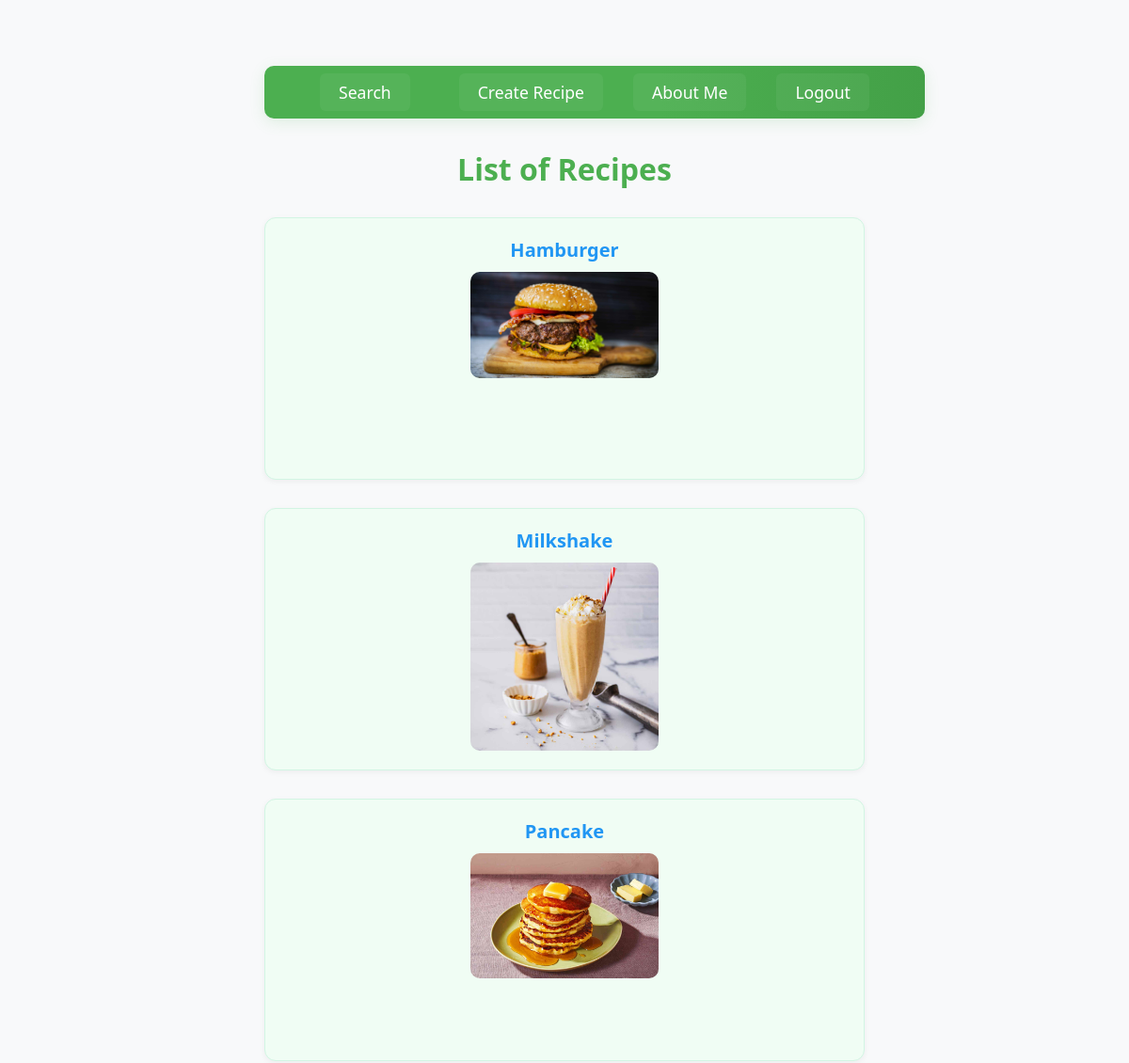
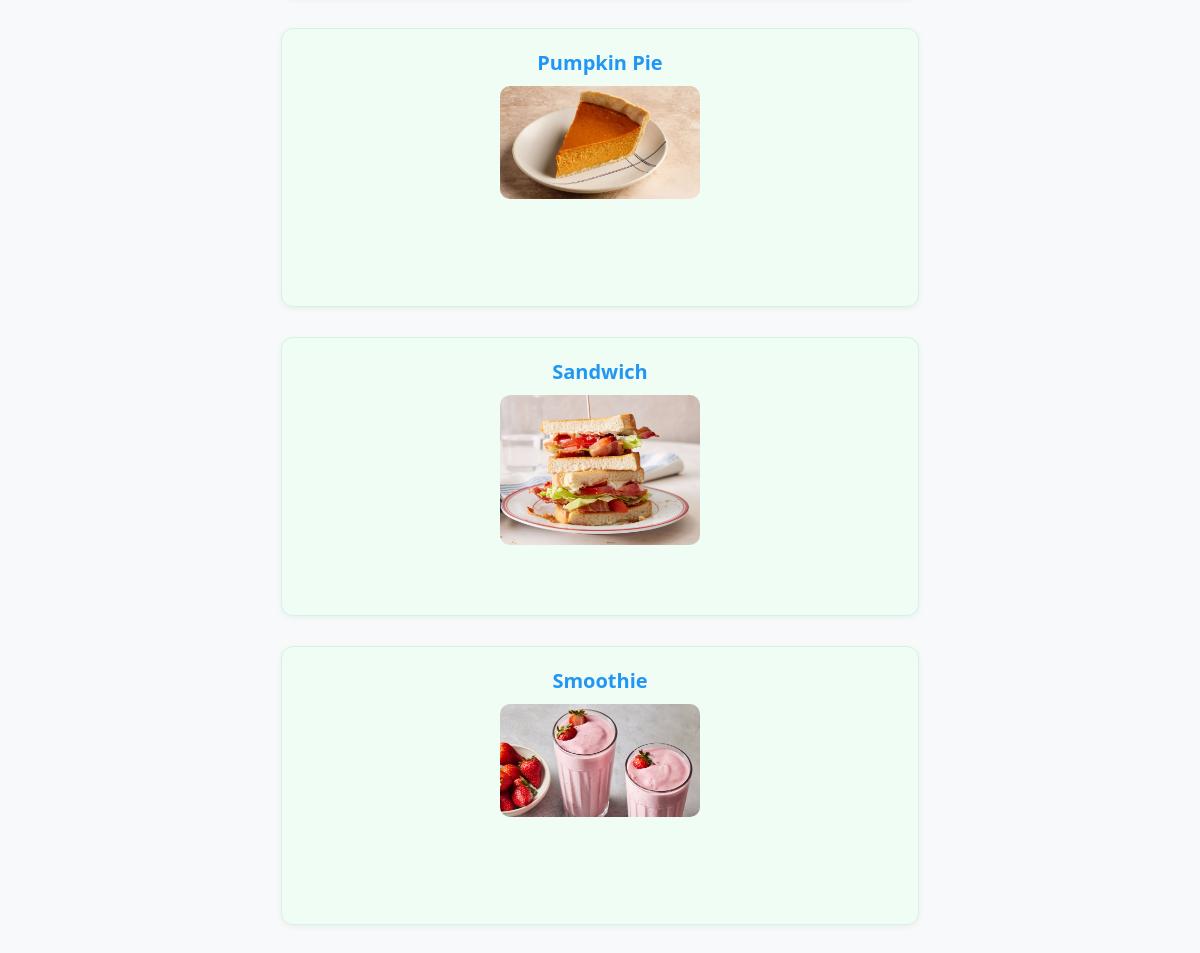
Page /list/ (signed in) on the earlier database version (2 pictures, top to bottom).
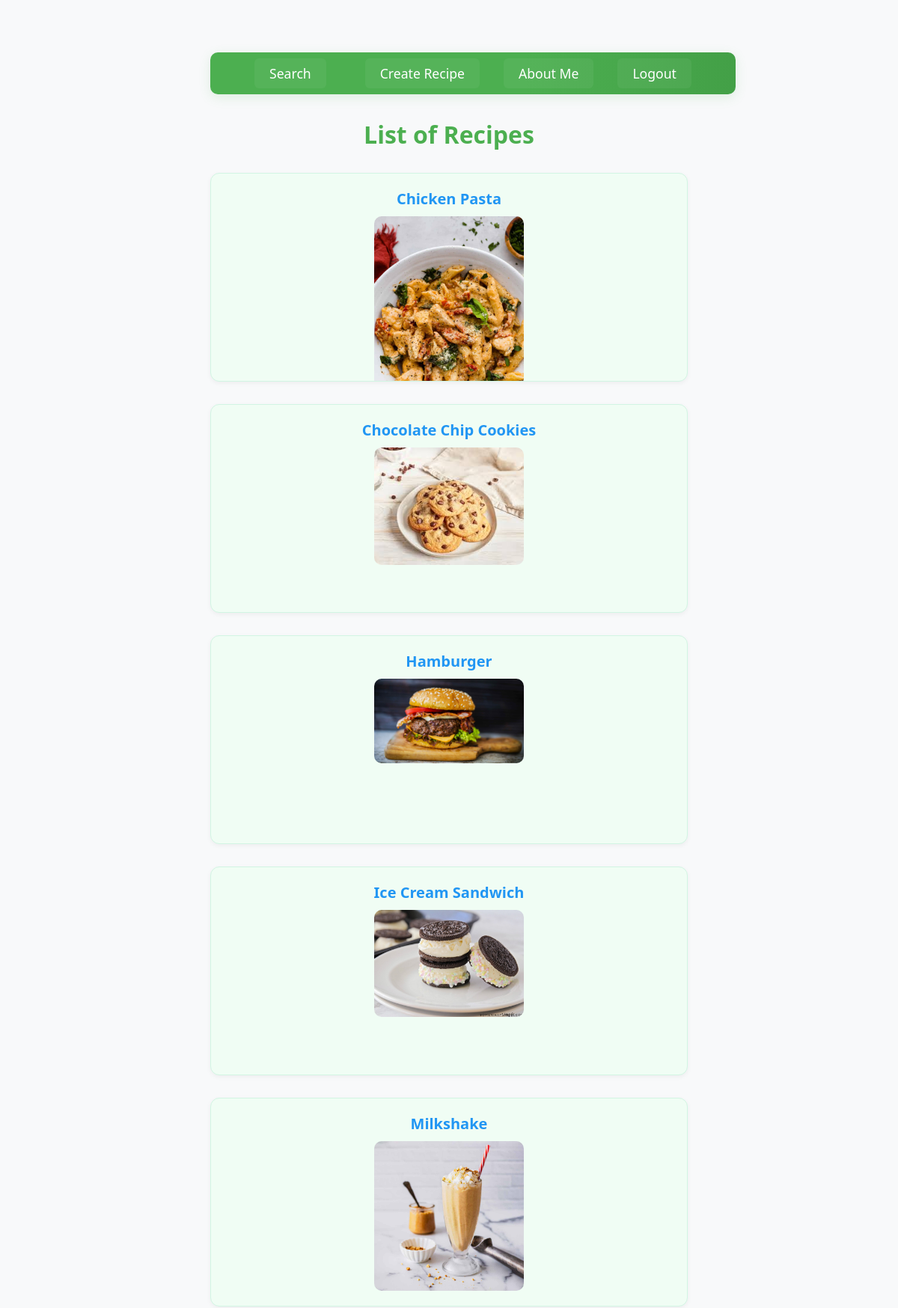
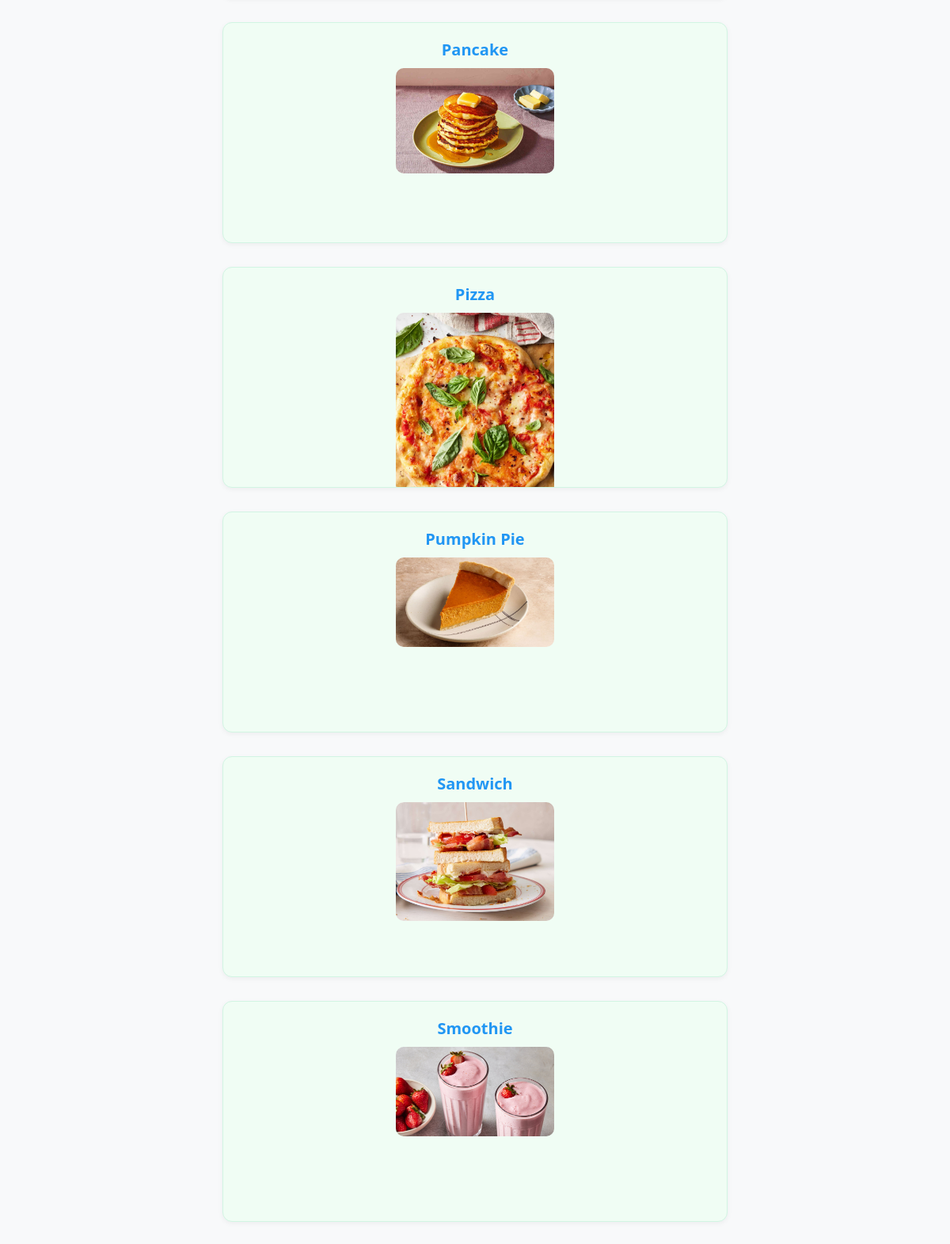
Same page on the later database version (2 pictures, top to bottom).
### recipes/models.py (models this page shows, shortened)
class Recipes(models.Model):
    DIFFICULTY_CHOICES = [
        ('Easy', 'Easy'),
        ('Medium', 'Medium'),
        ('Hard', 'Hard')
    ]
    id = models.AutoField(primary_key=True)
    name = models.CharField(max_length=255)
    ingredients = models.TextField()
    difficulty = models.CharField(max_length=50, choices=DIFFICULTY_CHOICES)
    cooking_time = models.IntegerField(help_text="Cooking time in minutes")
    pic = models.ImageField(upload_to='recipes/', default='recipes/no_picture.jpg')
    description = models.TextField(blank=True, null=True)
    def get_absolute_url(self):
        return reverse('recipes:recipes_detail', kwargs={'pk': self.pk})

### recipes/views.py (the view)
# urls.py: path('list/', RecipesView.as_view(), name='recipes_list'),
class RecipesView(LoginRequiredMixin, ListView):
    model = Recipes
    template_name = 'recipes/main.html'
    context_object_name = 'recipes'
    def get_queryset(self):
        return Recipes.objects.all().order_by('name')

### recipes/templates/recipes/main.html (shortened to what this page needs)
{% load static %}
<!DOCTYPE html>
<html>
<head>
    <link rel="stylesheet" href="{% static 'css/styles.css' %}">
</head>
<body>
    <div class="container">
        <nav class="navbar">
            <div>
                <a href="{% url 'records' %}"
                    style="color: white; text-decoration: none; margin-right: 20px;">Search</a>
            </div>
            <div>
                <a href="{% url 'recipes:create_recipe' %}" style="color: white; text-decoration: none;">Create
                    Recipe</a>
            </div>
            <div>
                <a href="{% url 'recipes:about_me' %}" style="color: white; text-decoration: none;">About Me</a>
            </div>
            <div>
                <a href="{% url 'logout' %}" style="color: white; text-decoration: none;">Logout</a>
            </div>
        </nav>
        <h1>List of Recipes</h1>
        {% for object in object_list %}
        <div class="recipe-card">
            <div class="recipe-text">
                <a href="{{ object.get_absolute_url }}">{{ object.name }}</a>
            </div>
            <div class="recipe-image">
                <img src="{{ object.pic.url }}" alt="{{ object.name }}" />
            </div>
        </div>
        {% endfor %}
    </div>
</body>
</html>

### recipes/static/css/styles.css (style rules this page uses)
body { font-family: 'Arial', sans-serif; background-color: #f8f9fa; }
.recipe-card { transition: transform 0.2s; border: none; box-shadow: 0 2px 10px rgba(0,0,0,0.1); }
.recipe-image { height: 200px; object-fit: cover; }

### recipes/templates/recipes/main.html (style rules this page uses)
body, html { height: 100%; margin: 0; padding: 0; font-family: 'Segoe UI', Tahoma, Geneva, Verdana, sans-serif; color: #333; display: flex; flex-direction: column; align-items: center; }
.container { width: 90%; padding: 30px; margin: 40px auto; border-radius: 12px; }
h1 { text-align: center; margin-bottom: 30px; color: #4CAF50; }
.recipe-card { display: flex; flex-direction: column; align-items: center; padding: 20px; margin-bottom: 30px; background-color: #f0fdf4; border: 1px solid #d2f5e3; border-radius: 12px; box-shadow: 0 2px 6px rgba(0, 0, 0, 0.05); overflow: hidden; }
.navbar { width: 100%; background: linear-gradient(90deg, #4CAF50 60%, #43a047 100%); padding: 16px 32px; display: flex; justify-content: center; align-items: center; border-radius: 10px; box-shadow: 0 4px 16px rgba(76, 175, 80, 0.15); margin-bottom: 32px; gap: 32px; }
.navbar a { color: #fff; text-decoration: none; font-weight: 500; font-size: 1.1em; padding: 8px 20px; border-radius: 6px; transition: background 0.2s, color 0.2s, box-shadow 0.2s; background: rgba(255, 255, 255, 0.05); }
.recipe-text { font-size: 20px; font-weight: bold; margin-bottom: 10px; }
.recipe-text a { text-decoration: none; color: #2196F3; }
.recipe-image img { width: 200px; height: auto; border-radius: 10px; transition: transform 0.3s ease; }

Differences in the rows shown:
added Recipes: name "Chicken Pasta", pic (picture)
added Recipes: name "Chocolate Chip Cookies", pic (picture)
added Recipes: name "Ice Cream Sandwich", pic (picture)
added Recipes: name "Pizza", pic (picture)
